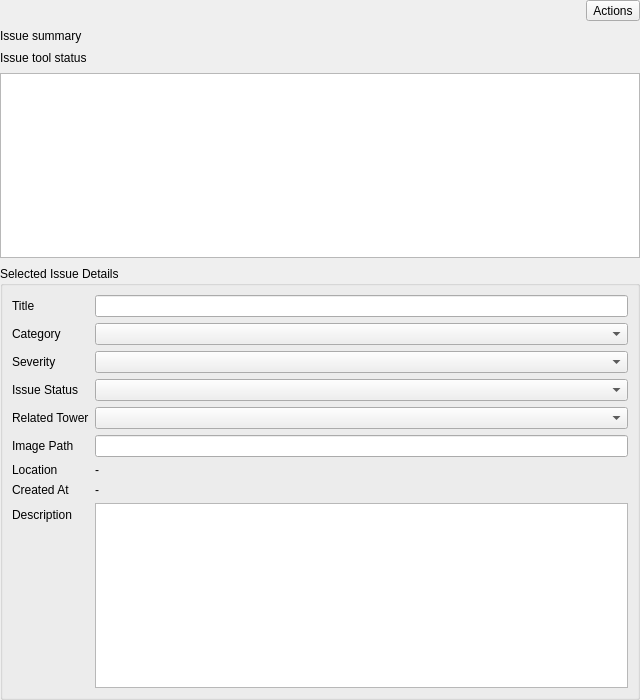
<?xml version="1.0" encoding="UTF-8"?>
<ui version="4.0">
 <class>IssueEditorWidget</class>
 <widget class="QWidget" name="IssueEditorWidget">
  <property name="geometry">
   <rect>
    <x>0</x>
    <y>0</y>
    <width>640</width>
    <height>700</height>
   </rect>
  </property>
  <layout class="QVBoxLayout" name="verticalLayout">
   <property name="leftMargin">
    <number>0</number>
   </property>
   <property name="topMargin">
    <number>0</number>
   </property>
   <property name="rightMargin">
    <number>0</number>
   </property>
   <property name="bottomMargin">
    <number>0</number>
   </property>
   <property name="spacing">
    <number>8</number>
   </property>
   <item>
    <widget class="QWidget" name="issueToolbarHost" native="true">
     <layout class="QHBoxLayout" name="issueToolbarHostLayout">
      <property name="leftMargin">
       <number>0</number>
      </property>
      <property name="topMargin">
       <number>0</number>
      </property>
      <property name="rightMargin">
       <number>0</number>
      </property>
      <property name="bottomMargin">
       <number>0</number>
      </property>
      <property name="spacing">
       <number>8</number>
      </property>
      <item>
       <widget class="QToolBar" name="issueToolBar"/>
      </item>
      <item>
       <widget class="QToolButton" name="issueMenuButton">
        <property name="text">
         <string>Actions</string>
        </property>
       </widget>
      </item>
     </layout>
    </widget>
   </item>
   <item>
    <widget class="QLabel" name="issueCountValueLabel">
     <property name="text">
      <string>Issue summary</string>
     </property>
    </widget>
   </item>
   <item>
    <widget class="QLabel" name="issueToolStatusLabel">
     <property name="text">
      <string>Issue tool status</string>
     </property>
    </widget>
   </item>
   <item>
    <widget class="QTableWidget" name="issueTableWidget"/>
   </item>
   <item>
    <widget class="QGroupBox" name="issueDetailsGroupBox">
     <property name="title">
      <string>Selected Issue Details</string>
     </property>
     <layout class="QFormLayout" name="issueDetailsLayout">
      <item row="0" column="0">
       <widget class="QLabel" name="issueTitleLabel">
        <property name="text">
         <string>Title</string>
        </property>
       </widget>
      </item>
      <item row="0" column="1">
       <widget class="QLineEdit" name="issueTitleEdit"/>
      </item>
      <item row="1" column="0">
       <widget class="QLabel" name="issueCategoryLabel">
        <property name="text">
         <string>Category</string>
        </property>
       </widget>
      </item>
      <item row="1" column="1">
       <widget class="QComboBox" name="issueCategoryComboBox"/>
      </item>
      <item row="2" column="0">
       <widget class="QLabel" name="issueSeverityLabel">
        <property name="text">
         <string>Severity</string>
        </property>
       </widget>
      </item>
      <item row="2" column="1">
       <widget class="QComboBox" name="issueSeverityComboBox"/>
      </item>
      <item row="3" column="0">
       <widget class="QLabel" name="issueStatusLabel">
        <property name="text">
         <string>Issue Status</string>
        </property>
       </widget>
      </item>
      <item row="3" column="1">
       <widget class="QComboBox" name="issueStatusComboBox"/>
      </item>
      <item row="4" column="0">
       <widget class="QLabel" name="issueRelatedTowerLabel">
        <property name="text">
         <string>Related Tower</string>
        </property>
       </widget>
      </item>
      <item row="4" column="1">
       <widget class="QComboBox" name="issueRelatedTowerComboBox"/>
      </item>
      <item row="5" column="0">
       <widget class="QLabel" name="issueImagePathLabel">
        <property name="text">
         <string>Image Path</string>
        </property>
       </widget>
      </item>
      <item row="5" column="1">
       <widget class="QLineEdit" name="issueImagePathEdit"/>
      </item>
      <item row="6" column="0">
       <widget class="QLabel" name="issueLocationLabel">
        <property name="text">
         <string>Location</string>
        </property>
       </widget>
      </item>
      <item row="6" column="1">
       <widget class="QLabel" name="issueLocationValueLabel">
        <property name="text">
         <string>-</string>
        </property>
       </widget>
      </item>
      <item row="7" column="0">
       <widget class="QLabel" name="issueCreatedAtLabel">
        <property name="text">
         <string>Created At</string>
        </property>
       </widget>
      </item>
      <item row="7" column="1">
       <widget class="QLabel" name="issueCreatedAtValueLabel">
        <property name="text">
         <string>-</string>
        </property>
       </widget>
      </item>
      <item row="8" column="0">
       <widget class="QLabel" name="issueDescriptionLabel">
        <property name="text">
         <string>Description</string>
        </property>
       </widget>
      </item>
      <item row="8" column="1">
       <widget class="QPlainTextEdit" name="issueDescriptionEdit"/>
      </item>
     </layout>
    </widget>
   </item>
  </layout>
 </widget>
 <resources/>
 <connections/>
</ui>
